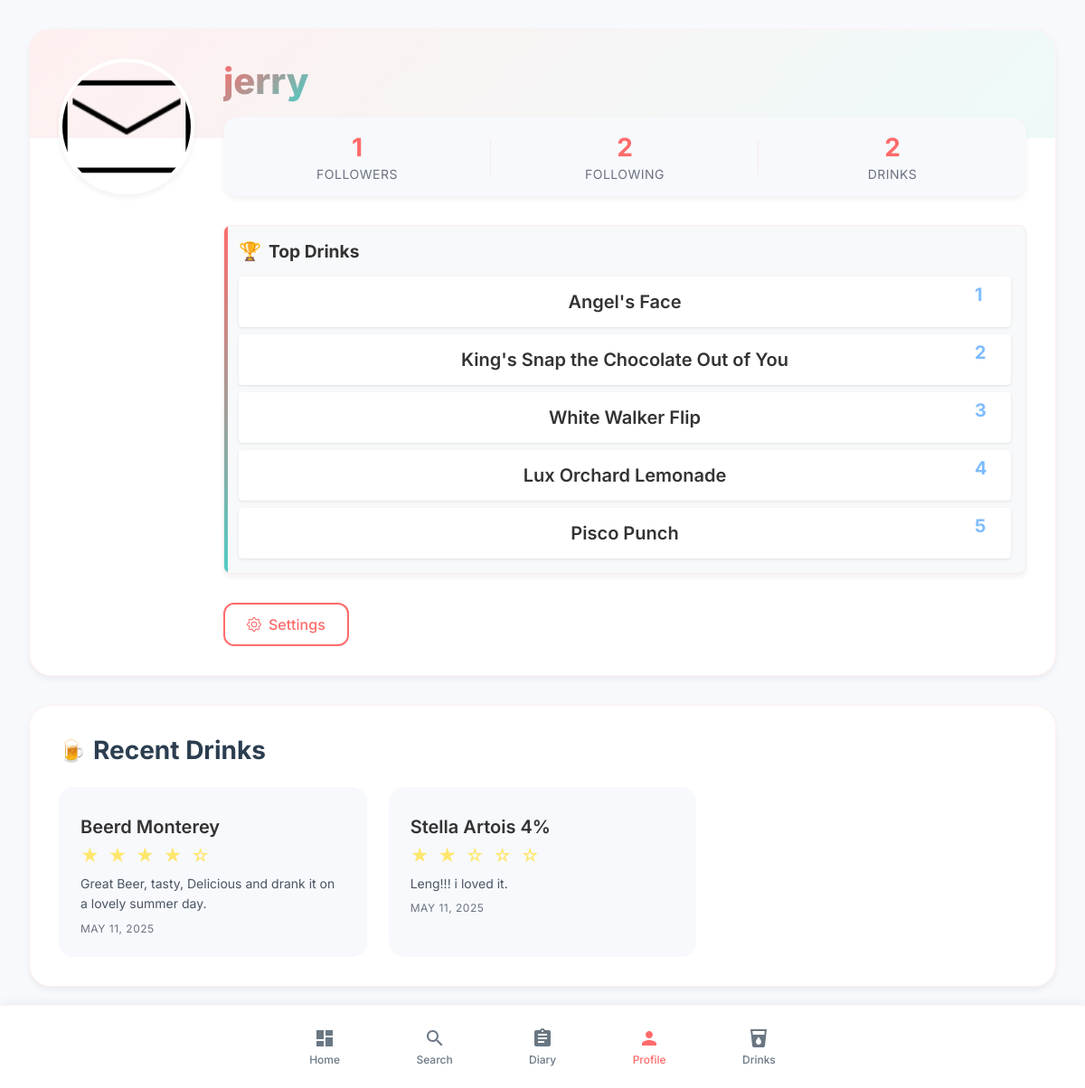
/profile/ (signed in), run on the app's committed database.
### lovedrinks/models.py (models this page shows, shortened)
class UserProfile(models.Model):
    user = models.OneToOneField(User, on_delete=models.CASCADE, related_name='profile')
    profile_picture = models.ImageField(
        upload_to='profile_pictures/',
        null=True,
        blank=True,
        validators=[
            FileExtensionValidator(allowed_extensions=['jpg', 'jpeg', 'png', 'gif']),
            validate_file_size
        ]
    )
    instagram_username = models.CharField(max_length=255, null=True, blank=True)
    twitter_username = models.CharField(max_length=255, null=True, blank=True)
    class Meta:
        verbose_name = 'User Profile'
        verbose_name_plural = 'User Profiles'

class drinks(models.Model):
    drink_id = models.AutoField(primary_key=True)
    drink_name = models.CharField(max_length=255)
    drink_type = models.CharField(max_length=255)
    drink_image = models.ImageField(upload_to='drinks/')
    drink_abv = models.DecimalField(max_digits=5, decimal_places=2)
    drink_producer = models.CharField(max_length=255)
    drink_tasting_notes = models.TextField()
    drink_rating = models.DecimalField(max_digits=3, decimal_places=2)
    class Meta:
        verbose_name = 'Drink'
        verbose_name_plural = 'Drinks'

class DrinkLog(models.Model):
    log_id = models.AutoField(primary_key=True)
    user_id = models.ForeignKey(User, on_delete=models.CASCADE)
    drink_id = models.ForeignKey(drinks, on_delete=models.CASCADE)
    rating = models.IntegerField()
    review = models.TextField()
    logged_at = models.DateTimeField(auto_now_add=True)
    class Meta:
        verbose_name = 'Drink Log'
        verbose_name_plural = 'Drink Logs'

### lovedrinks/views.py (the view)
# urls.py: path('profile/', views.profile, name='profile'),
@login_required
def profile(request):
    user = request.user
    user_stats_obj = user_stats.objects.filter(user_id=user.id).first()
    top_drink_1 = user_stats_obj.top_drink_1 if user_stats_obj else None
    top_drink_2 = user_stats_obj.top_drink_2 if user_stats_obj else None
    top_drink_3 = user_stats_obj.top_drink_3 if user_stats_obj else None
    top_drink_4 = user_stats_obj.top_drink_4 if user_stats_obj else None
    top_drink_5 = user_stats_obj.top_drink_5 if user_stats_obj else None
    return render(request, 'lovedrinks/profile.html', {
        'user': request.user,
        'user_stats': user_stats_obj,
        'top_drink_1': top_drink_1,
        'top_drink_2': top_drink_2,
        'top_drink_3': top_drink_3,
        'top_drink_4': top_drink_4,
        'top_drink_5': top_drink_5
    })

### lovedrinks/templates/lovedrinks/profile.html (shortened to what this page needs)
{% extends 'base.html' %}
{% load static %}
{% block extra_css %}
<link rel="stylesheet" href="{% static 'css/profile.css' %}">
{% endblock %}
{% block content %}
<div class="profile-container">
    <div class="profile-header">
        {% if user.profile.profile_picture %}
            <img src="{{ user.profile.profile_picture.url }}" alt="Profile Picture" class="profile-avatar">
        {% else %}
            <img src="https://ui-avatars.com/api/?name={{ user.username }}&background=FF6B6B&color=fff"
                 alt="{{ user.username }}"
                 class="profile-avatar">
        {% endif %}
        <div class="profile-info">
            <h1 class="profile-username">{{ user.username }}</h1>
            <div class="profile-stats">
                <div class="stat-item">
                    <a href="{% url 'followers' user.username %}">
                        <div class="stat-value">{{ user.followers.count }}</div>
                        <div class="stat-label">Followers</div>
                    </a>
                </div>
                <div class="stat-item">
                    <a href="{% url 'following' user.username %}">
                        <div class="stat-value">{{ user.following.count }}</div>
                        <div class="stat-label">Following</div>
                    </a>
                </div>
                <div class="stat-item">
                    <a href="{% url 'diary' user.username %}">
                        <div class="stat-value">{{ user.drinklog_set.count }}</div>
                        <div class="stat-label">Drinks</div>
                    </a>
                </div>
            </div>
            <div class="top-drinks">
                <h3>Top Drinks</h3>
                <div class="top-drinks-list">
                    {% if top_drink_1 %}
                    <div class="top-drink-item">
                        <span class="rank">1</span>
                        <span class="drink-name">{{ top_drink_1.drink_name }}</span>
                    </div>
                    {% endif %}
                    {% if top_drink_2 %}
                    <div class="top-drink-item">
                        <span class="rank">2</span>
                        <span class="drink-name">{{ top_drink_2.drink_name }}</span>
                    </div>
                    {% endif %}
                    {% if top_drink_3 %}
                    <div class="top-drink-item">
                        <span class="rank">3</span>
                        <span class="drink-name">{{ top_drink_3.drink_name }}</span>
                    </div>
                    {% endif %}
                    {% if top_drink_4 %}
                    <div class="top-drink-item">
                        <span class="rank">4</span>
                        <span class="drink-name">{{ top_drink_4.drink_name }}</span>
                    </div>
                    {% endif %}
                    {% if top_drink_5 %}
                    <div class="top-drink-item">
                        <span class="rank">5</span>
                        <span class="drink-name">{{ top_drink_5.drink_name }}</span>
                    </div>
                    {% endif %}
                </div>
            </div>
            <div class="profile-actions">
                <a href="{% url 'profilesettings' %}" class="btn btn-outline-primary">
                    Settings
                </a>
            </div>
        </div>
    </div>
    <div class="profile-content">
        <div class="content-section">
            <h2 class="section-title">Recent Drinks</h2>
            <div class="drink-grid">
                {% for log in user.drinklog_set.all|slice:":6" %}
                <div class="drink-card">
                    <div class="drink-name">{{ log.drink_id.drink_name }}</div>
                    <div class="drink-rating">
                        {% for i in "12345" %}
                            {% if forloop.counter <= log.rating %}
                                ★
                            {% else %}
                                ☆
                            {% endif %}
                        {% endfor %}
                    </div>
                    <div class="drink-review">{{ log.review|truncatechars:100 }}</div>
                    <div class="drink-date">{{ log.logged_at|date:"M d, Y" }}</div>
                </div>
                {% endfor %}
            </div>
        </div>
    </div>
</div>
{% endblock %}

### static/css/base.css (style rules this page uses)
:root { --primary: #FF6B6B; --secondary: #4ECDC4; --accent: #FFE66D; --dark: #2C3E50; --light: #F7F9FC; --success: #2ECC71; --warning: #F1C40F; --danger: #E74C3C; --card-bg: #FFFFFF; --card-border: rgba(255, 107, 107, 0.1); --card-shadow: 0 4px 6px rgba(0, 0, 0, 0.05); --card-hover-shadow: 0 10px 15px rgba(0, 0, 0, 0.1); --gradient-primary: linear-gradient(135deg, var(--primary), var(--secondary)); }
* { margin: 0; padding: 0; box-sizing: border-box; }
body { background-color: var(--light); color: var(--dark); font-family: 'Inter', -apple-system, BlinkMacSystemFont, sans-serif; min-height: 100vh; display: flex; flex-direction: column; }

### lovedrinks/templates/lovedrinks/profile.html (style rules this page uses)
.top-drinks { margin-top: 2rem; padding: 1rem; background: #f8f9fa; border-radius: 8px; }
.top-drinks h3 { margin-bottom: 1rem; color: #333; font-size: 1.2rem; }
.top-drinks-list { display: flex; flex-direction: column; gap: 0.5rem; }
.top-drink-item { display: flex; align-items: center; gap: 0.5rem; padding: 0.5rem; background: white; border-radius: 4px; box-shadow: 0 1px 3px rgba(0,0,0,0.1); }
.rank { font-weight: bold; color: #007bff; min-width: 2rem; }
.drink-name { color: #333; }

### data on the page
drinks: drink_name "Angel's Face"
drinks: drink_name "King's Snap the Chocolate Out of You"
drinks: drink_name "White Walker Flip"
drinks: drink_name "Lux Orchard Lemonade"
drinks: drink_name "Pisco Punch"
DrinkLog: drink_id.drink_name "Beerd Monterey", rating 4 (drawn), review "Great Beer, tasty, Delicious and drank it on a lovely summer day.", logged_at "MAY 11, 2025"
DrinkLog: drink_id.drink_name "Stella Artois 4%", rating 2 (drawn), review "Leng!!! i loved it.", logged_at "MAY 11, 2025"

### other printed values
{{ user.username }} "jerry"
{{ user.followers.count }} "1"
{{ user.following.count }} "2"
{{ user.drinklog_set.count }} "2"
